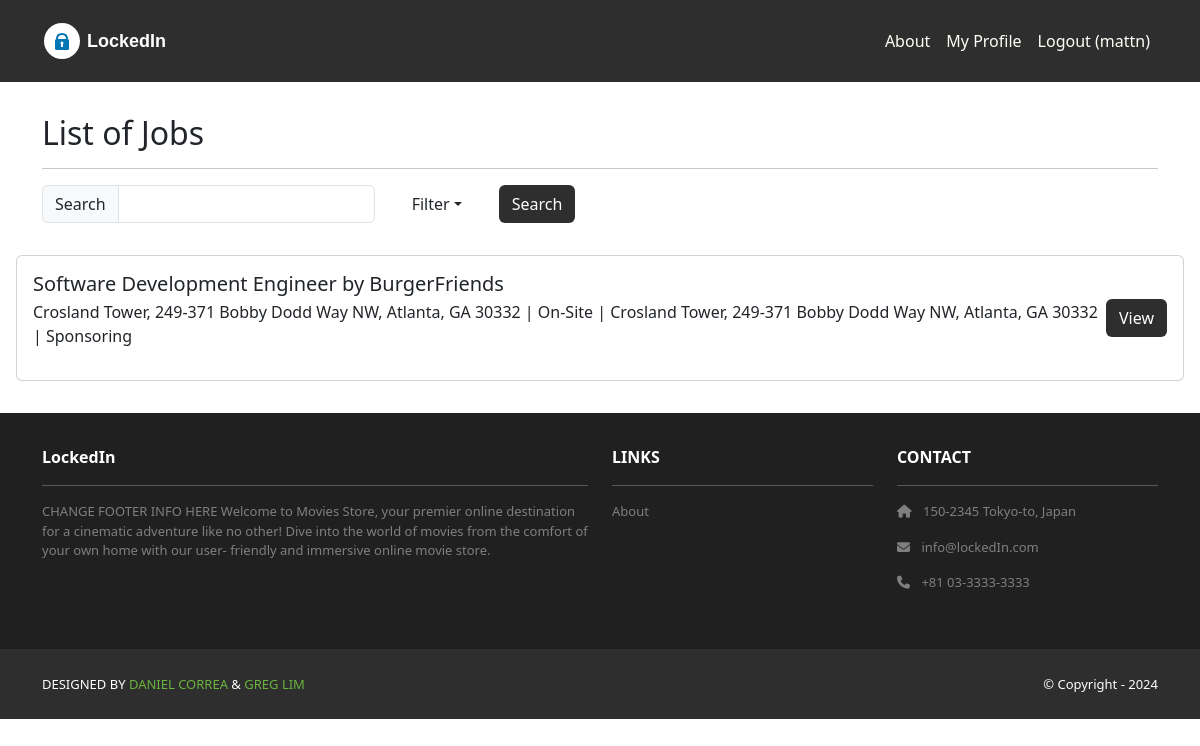
The app's page /jobs/ (signed in) with its own data.
### jobs/models.py (models this page shows, shortened)
class Job(models.Model):
    id = models.AutoField(primary_key=True)
    title = models.CharField(help_text="What is the job title?", max_length = 255)
    start_date = models.DateTimeField(auto_now_add=True)
    end_date = models.DateTimeField(auto_now_add=True)
    description = models.TextField()
    recruiter = models.ForeignKey(User, on_delete=models.CASCADE)
    skills = models.CharField(help_text="List all of your skills(E.g: Project Management, Agile Methodologies, etc.)", max_length = 255)
    salary_upper = models.IntegerField()
    salary_lower = models.IntegerField()
    location = models.CharField(help_text="Where is this job listing located? Where do employees work from?", max_length = 255)
    classification = models.CharField(help_text="E.g: On-Site, Hybrid, Remote", max_length = 255)
    isSponsoring = models.BooleanField(help_text="True: for OPT/CPT, F-1, J-1, etc., False: US citizens/Green Card holders")

### jobs/views.py (the view)
# urls.py: path('', views.index, name='home.index'),
def index(request):
    search_term = request.GET.get('search')
    if search_term:
        jobs = Job.objects.filter(title__icontains=search_term)
    else:
        jobs = Job.objects.all()
    template_data = {}
    template_data['title'] = 'Job Listings'
    template_data['jobs'] = jobs
    return render(request, 'jobs/index.html',
                  {'template_data': template_data})

### jobs/templates/jobs/index.html (shortened to what this page needs)
{% extends 'base.html'%}
{% block content %}
<div class="p-3">
  <div class="container">
    <div class="row mt-3">
      <div class="col mx-auto mb-3">
        <h2>List of Jobs</h2>
        <hr />
        <p class="card-text">
          <form method="GET">
            <div class="row">
              <div class="col-auto">
                <div class="input-group col-auto">
                  <div class="input-group-text">Search</div>
                  <input type="text" class="form-control" name="search">
                </div>
              </div>
              <div class="col-auto">
                <div class="dropdown">
                    <button class="btn btn-dark-outline dropdown-toggle" data-bs-toggle="dropdown" type="button">Filter</button>
                </div>
              </div>
              <div class="col-auto">
                <button class="btn bg-dark text-white" type="submit">Search</button>
              </div>
            </div>
          </form>
        </p>
     </div>
      </div>
    </div>
    <div class="col">
      {% for job in template_data.jobs %}
      <div class="col-12 mb-3">
        <div class="card w-100">
          <div class="card-body d-flex justify-content-between align-items-center">
            <div>
                <h5 class="mb-1">{{job.title}} by {{job.recruiter}}</h5>
                <p>
                    {{job.location}} | {{job.classification}} | {{job.location}} | {% if job.isSponsoring == True %}Sponsoring{% else %} Not Sponsoring {% endif %}
                </p>
            </div>
            <a href="{% url 'jobs.listing' id=job.id %}"
              class="btn bg-dark text-white">
              View
            </a>
          </div>
        </div>
      </div>
      {% endfor %}
    </div>
  </div>
</div>
{% endblock content %}

### lockedin/templates/base.html (shortened to what this page needs)
<!DOCTYPE html>
<html>
  {% load static %}
  <head>
    <link href=
      "https://cdn.jsdelivr.net/npm/bootstrap@5.3.3/dist/css/bootstrap.min.css" rel="stylesheet"
>
    <link rel= "stylesheet"  href= "https://cdnjs.cloudflare.com/ajax/libs/font-awesome/6.1.1/css/all.min.css">
    <link rel="stylesheet" type="text/css"
        href="{% static 'css/style.css' %}">
  </head>
  <body>
    <nav class="p-3 navbar navbar-dark bg-dark
         navbar-expand-lg">
      <div class="container">
        <a class="navbar-brand"
           href="{% url 'home.index' %}">
          <svg width="180" height="40" viewBox="0 0 180 40" xmlns="http://www.w3.org/2000/svg">
            <text x="45" y="26" font-family="Arial, sans-serif" font-size="18" font-weight="700" fill="#ffffff">LockedIn</text>
          </svg>
        </a>
        <div class="navbar-nav ms-auto navbar-ml">
            <a class="nav-link" href="{% url 'home.about' %}">About</a>
            {% if user.is_authenticated %}
                <a class="nav-link" href="{% url 'profiles.my_profile' %}">My Profile</a>
                <a class="nav-link" href="{% url 'accounts.logout' %}"> Logout ({{ user.username }})
                </a>
            {% else %}
                <a class="nav-link" href="{% url 'accounts.login' %}">Login</a>
                <a class="nav-link" href="{% url 'accounts.signup' %}">Sign Up</a>
            {% endif %}
        </div>
      </div>
    </nav>
    <div>
      {% block content %}
      {% endblock content %}
    <section class="p-3 ms-footer d-none d-md-block">
      <div class="container">
        <div class="row mt-3 text-white">
          <div class="col-md-6 col-lg-6 col-xl-6 mx-auto mb-4">
            <b>LockedIn</b>
            <hr />
            <p>
              CHANGE FOOTER INFO HERE
              Welcome to Movies Store, your premier online
              destination for a cinematic adventure like no
              other! Dive into the world of movies from the
              comfort of your own home with our user-
              friendly and immersive online movie store.
            </p>
          </div>
          <div class="col-md-3 col-lg-3 col-xl-3 mx-auto mb-4">
            <b>LINKS</b>
            <hr />
            <p><a class="nav-link"
              href="{% url 'home.about' %}">
              About
            </a></p>
          </div>
          <div class="col-md-3 col-lg-3 col-xl-3 mx-auto mb-4">
            <b>CONTACT</b>
            <hr />
            <p><i class="fas fa-home me-2"></i>
              150-2345 Tokyo-to, Japan
            </p>
            <p><i class="fas fa-envelope me-2"></i>
              info@lockedIn.com
            </p>
            <p><i class="fas fa-phone me-2"></i>
              +81 03-3333-3333
            </p>
          </div>
        </div>
      </div>
    </section>
    <section class="p-3 ms-footer-bottom bg-dark">
      <div class="container d-flex
           justify-content-between">
        <div class="me-5 text-white">
          <span>DESIGNED BY
            <a href="https://www.x.com/danielgarax"
            target="_blank">DANIEL CORREA</a> &
            <a href="https://www.x.com/greglim81"
            target="_blank">GREG LIM</a>
          </span>
        </div>
        <div class="text-white">
          <span>© Copyright - 2024</span>
        </div>
      </div>
    </section>
  </body>
</html>

### lockedin/static/css/style.css (style rules this page uses)
.navbar a.nav-link { color: #FFFEF6 !important; }
.bg-dark { background-color: #2E2E2E !important; }
.ms-footer { background-color: #202020; }
.ms-footer p { color: #7F7F7F; font-size: 13px; }
.ms-footer-bottom span { font-size: 13px; line-height: 38px; }
.ms-footer-bottom a { color: #6ab43e; text-decoration: none; }

### records on screen
Job: title "Software Development Engineer", recruiter "BurgerFriends", location "Crosland Tower, 249-371 Bobby Dodd Way NW, Atlanta, GA 30332", classification "On-Site", isSponsoring "Sponsoring"

### other values on screen
{{ user.username }} "mattn"
